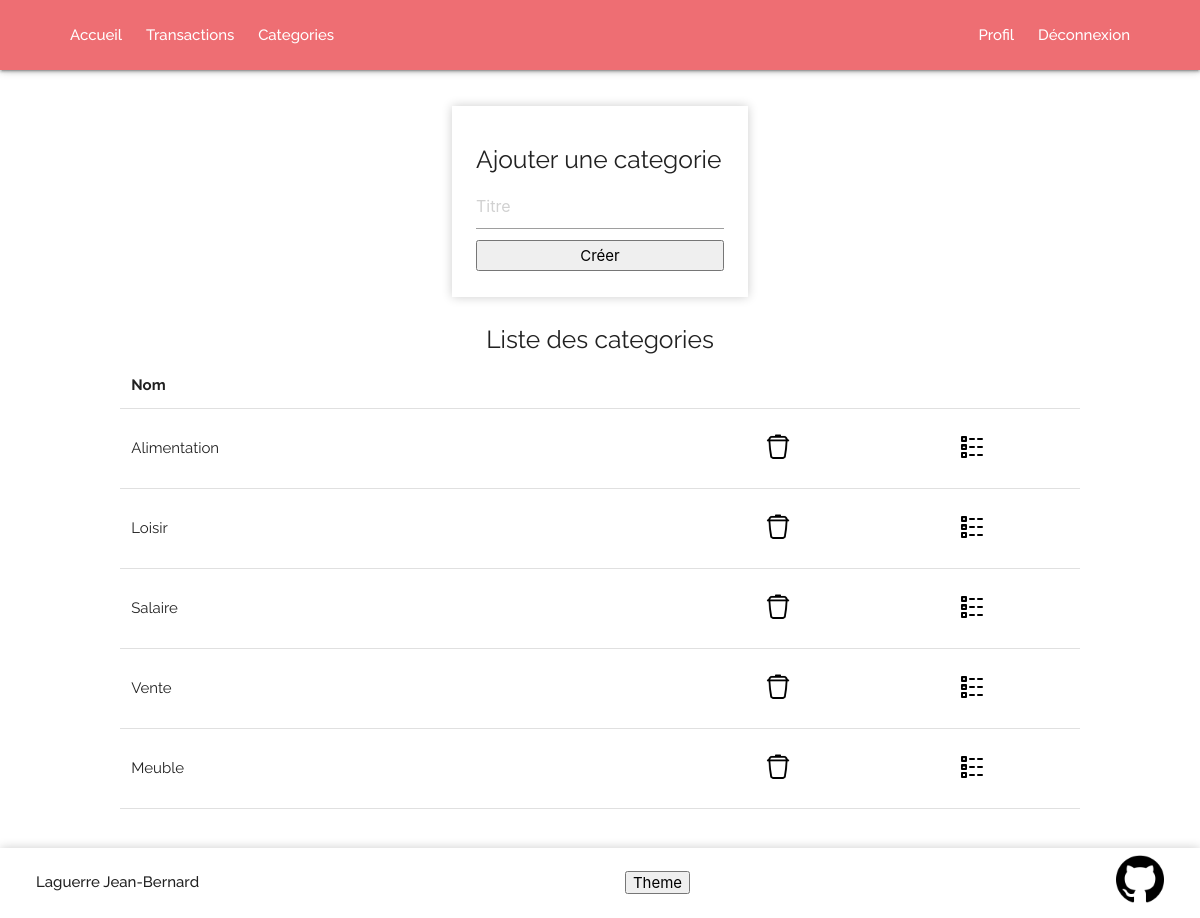
Screenshot of /pages/category.php (signed in) with the database file from the repository.
### tables this page shows
CREATE TABLE IF NOT EXISTS `category` (
  `id` int NOT NULL AUTO_INCREMENT,
  `name` varchar(255) NOT NULL,
  PRIMARY KEY (`id`)
);

### classes/Database.php (called while the page is built, shortened)
<?php
    class Database{
        private $host = "localhost";
        private $dbname = "smartwallet";
        private $username = "root";
        private $password = "";
        public function __construct()
        {
            $this->bdd = new PDO("mysql:host=" . $this->host .
                                ";dbname=" . $this->dbname .
                                ";charset=utf8", $this->username , $this->password);
        }
    }
?>

### functions/tools.php (called while the page is built, shortened)
<?php
    function getCategories($bdd){
        $sql = "SELECT * FROM category";
        $req = $bdd->prepare($sql);
        $req->execute();
        $res = $req->fetchall(PDO::FETCH_ASSOC);
        return $res;
    }
?>

### pages/category.php (the view, shortened to what this page needs)
<?php
    require __DIR__ . "/../classes/Database.php";
    include "../functions/tools.php";
    $pdo = new Database();
    $categories = getCategories($pdo->bdd);
?>
<!DOCTYPE html>
<html lang="en">
<head>
    <link rel="stylesheet" href="https://cdnjs.cloudflare.com/ajax/libs/materialize/1.0.0/css/materialize.min.css">
    <link rel="stylesheet" href="../style/style.css">
</head>
<body>
    <?php include "../includes/header.php" ?>
    <main>
        <?php if(!empty($_SESSION)) : ?>
            <div class="form-container">
                <form action="" method="POST">
                    <h5>Ajouter une categorie</h5>
                    <input type="text" name="category-name" placeholder="Titre" required>
                    <input type="submit" name="register" value="Créer">
                </form>
            </div>
        <?php endif ?>
        <div class="list-container">
            <table>
                <caption>
                    <h5>Liste des categories</h5>
                </caption>
                <thead>
                    <td>Nom</td>
                </thead>
                <tbody>
                    <?php
                        foreach($categories as $category){
                            echo "<tr>";
                            echo "<td>" . $category["name"] . "</td>";
                            echo "<td>";
                            if ($_SESSION["id"] == 1) {
                                echo "<div class='control'>";
                                echo "<button type='button' class='remove' id=" . $category["id"] .">";
                                echo "<img class='icon' src='../style/images/icons8-supprimer-48.png' alt='delete icon'>";
                                echo "</button>";
                                echo "<button type='button' class='edit' id=" . $category["id"] .">";
                                echo "<img class='icon' src='../style/images/icons8-modifier-50.png' alt='edit icon'>";
                                echo "</button>";
                                echo "</div>";
                                echo "</td>";
                                echo "</tr>";
                            }
                        }
                    ?>
                </tbody>
            </table>
        </div>
    </main>
    <?php include "../includes/footer.php" ?>
</body>
</html>

### style/style.css (style rules this page uses)
*, *::before, *::after { box-sizing: border-box; }
body { display: flex; flex-direction: column; font-family: "Raleway", serif; background-color: var(--primary-color); color: var(--font-color); min-height: 100vh; margin: 0; }
main { background-color: var(--secondary-color); display: flex; flex-direction: column; justify-content: space-evenly; align-items: center; padding: 2% 0; flex: 1; }
.form-container, .balance-container { box-shadow: 0px 0px 10px rgba(0, 0, 0, 0.2); background-color: var(--primary-color); padding: 2%; margin: 1%; }
form { display: flex; flex-direction: column; }
input, main button, select { padding: 2%; margin: 1% 0; width: 100%; display: block; }
.control { display: flex; justify-content: space-evenly; align-items: center; }
.control button, #close-button { background-color: inherit; border: none; cursor: pointer; }
.list-container { width: 80%; display: flex; flex-direction: row; flex-wrap: wrap; justify-content: space-around; }
.icon { width: 30px !important; height: auto; }
table { background-color: transparent; margin-bottom: 1rem; width: 100%; }
thead, caption { font-weight: bold; }
table th, table td { padding: 0.75rem; vertical-align: middle; }

### rows the page displays
category: name "Alimentation"
category: name "Loisir"
category: name "Salaire"
category: name "Vente"
category: name "Meuble"
